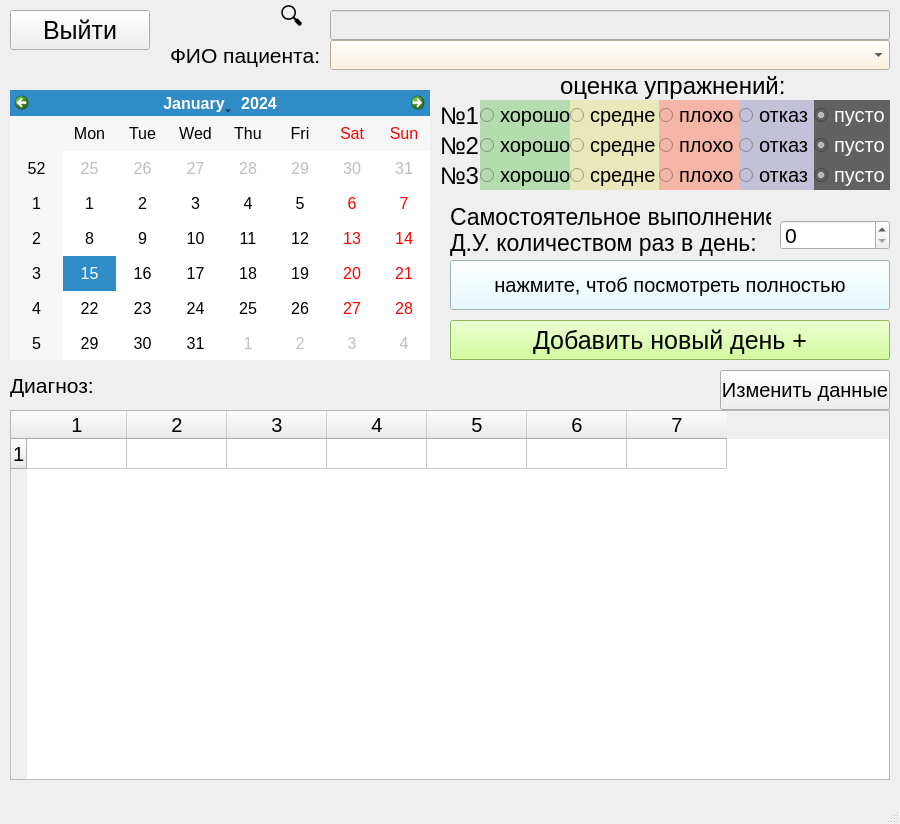
<?xml version="1.0" encoding="UTF-8"?>
<ui version="4.0">
 <class>MainWindow</class>
 <widget class="QMainWindow" name="MainWindow">
  <property name="geometry">
   <rect>
    <x>0</x>
    <y>0</y>
    <width>900</width>
    <height>824</height>
   </rect>
  </property>
  <property name="windowTitle">
   <string>Создание процедур</string>
  </property>
  <widget class="QWidget" name="centralwidget">
   <widget class="QComboBox" name="name_patient">
    <property name="geometry">
     <rect>
      <x>330</x>
      <y>40</y>
      <width>560</width>
      <height>30</height>
     </rect>
    </property>
    <property name="font">
     <font>
      <pointsize>15</pointsize>
     </font>
    </property>
    <property name="styleSheet">
     <string notr="true">background: #FEF1D7</string>
    </property>
    <property name="currentText">
     <string/>
    </property>
    <property name="maxVisibleItems">
     <number>20</number>
    </property>
    <property name="sizeAdjustPolicy">
     <enum>QComboBox::AdjustToContentsOnFirstShow</enum>
    </property>
    <property name="iconSize">
     <size>
      <width>16</width>
      <height>16</height>
     </size>
    </property>
   </widget>
   <widget class="QLineEdit" name="search">
    <property name="geometry">
     <rect>
      <x>330</x>
      <y>10</y>
      <width>560</width>
      <height>30</height>
     </rect>
    </property>
    <property name="font">
     <font>
      <pointsize>15</pointsize>
     </font>
    </property>
    <property name="styleSheet">
     <string notr="true">background: #EEEEEE</string>
    </property>
   </widget>
   <widget class="QLabel" name="label_5">
    <property name="geometry">
     <rect>
      <x>170</x>
      <y>40</y>
      <width>160</width>
      <height>31</height>
     </rect>
    </property>
    <property name="font">
     <font>
      <pointsize>16</pointsize>
     </font>
    </property>
    <property name="text">
     <string>ФИО пациента:</string>
    </property>
   </widget>
   <widget class="QPushButton" name="exit_button">
    <property name="geometry">
     <rect>
      <x>10</x>
      <y>10</y>
      <width>140</width>
      <height>40</height>
     </rect>
    </property>
    <property name="font">
     <font>
      <pointsize>19</pointsize>
     </font>
    </property>
    <property name="text">
     <string>Выйти</string>
    </property>
   </widget>
   <widget class="QTableWidget" name="main_table">
    <property name="geometry">
     <rect>
      <x>10</x>
      <y>410</y>
      <width>880</width>
      <height>370</height>
     </rect>
    </property>
    <property name="font">
     <font>
      <pointsize>15</pointsize>
     </font>
    </property>
    <property name="rowCount">
     <number>1</number>
    </property>
    <property name="columnCount">
     <number>7</number>
    </property>
    <row/>
    <column/>
    <column/>
    <column/>
    <column/>
    <column/>
    <column/>
    <column/>
   </widget>
   <widget class="QPushButton" name="add_new_day_button">
    <property name="geometry">
     <rect>
      <x>450</x>
      <y>320</y>
      <width>440</width>
      <height>40</height>
     </rect>
    </property>
    <property name="font">
     <font>
      <pointsize>19</pointsize>
     </font>
    </property>
    <property name="styleSheet">
     <string notr="true">background: #C7FE80;</string>
    </property>
    <property name="text">
     <string>Добавить новый день +</string>
    </property>
   </widget>
   <widget class="QCalendarWidget" name="choice_date">
    <property name="geometry">
     <rect>
      <x>10</x>
      <y>90</y>
      <width>420</width>
      <height>270</height>
     </rect>
    </property>
    <property name="font">
     <font>
      <pointsize>12</pointsize>
     </font>
    </property>
   </widget>
   <widget class="QLabel" name="label_6">
    <property name="geometry">
     <rect>
      <x>560</x>
      <y>70</y>
      <width>240</width>
      <height>31</height>
     </rect>
    </property>
    <property name="font">
     <font>
      <pointsize>18</pointsize>
     </font>
    </property>
    <property name="text">
     <string>оценка упражнений:</string>
    </property>
   </widget>
   <widget class="QSpinBox" name="number_of_exercises">
    <property name="geometry">
     <rect>
      <x>780</x>
      <y>220</y>
      <width>110</width>
      <height>30</height>
     </rect>
    </property>
    <property name="font">
     <font>
      <pointsize>16</pointsize>
     </font>
    </property>
    <property name="maximum">
     <number>999</number>
    </property>
   </widget>
   <widget class="QLabel" name="label_7">
    <property name="geometry">
     <rect>
      <x>450</x>
      <y>200</y>
      <width>321</width>
      <height>60</height>
     </rect>
    </property>
    <property name="font">
     <font>
      <pointsize>17</pointsize>
     </font>
    </property>
    <property name="text">
     <string>Самостоятельное выполнение
Д.У. количеством раз в день:</string>
    </property>
   </widget>
   <widget class="QWidget" name="horizontalLayoutWidget">
    <property name="geometry">
     <rect>
      <x>480</x>
      <y>100</y>
      <width>410</width>
      <height>30</height>
     </rect>
    </property>
    <layout class="QHBoxLayout" name="horizontalLayout">
     <property name="spacing">
      <number>0</number>
     </property>
     <item>
      <widget class="QRadioButton" name="radio_1_1">
       <property name="font">
        <font>
         <pointsize>15</pointsize>
        </font>
       </property>
       <property name="styleSheet">
        <string notr="true">background: #B5DCAE</string>
       </property>
       <property name="text">
        <string>хорошо</string>
       </property>
       <property name="checkable">
        <bool>true</bool>
       </property>
      </widget>
     </item>
     <item>
      <widget class="QRadioButton" name="radio_1_2">
       <property name="font">
        <font>
         <pointsize>15</pointsize>
        </font>
       </property>
       <property name="styleSheet">
        <string notr="true">background: #E9E8BA</string>
       </property>
       <property name="text">
        <string>средне</string>
       </property>
       <property name="checkable">
        <bool>true</bool>
       </property>
      </widget>
     </item>
     <item>
      <widget class="QRadioButton" name="radio_1_3">
       <property name="font">
        <font>
         <pointsize>15</pointsize>
        </font>
       </property>
       <property name="styleSheet">
        <string notr="true">background: #F5B6A7</string>
       </property>
       <property name="text">
        <string>плохо</string>
       </property>
       <property name="checkable">
        <bool>true</bool>
       </property>
      </widget>
     </item>
     <item>
      <widget class="QRadioButton" name="radio_1_4">
       <property name="font">
        <font>
         <pointsize>15</pointsize>
        </font>
       </property>
       <property name="styleSheet">
        <string notr="true">background: #C2C1D7; color: black</string>
       </property>
       <property name="text">
        <string>отказ</string>
       </property>
       <property name="checkable">
        <bool>true</bool>
       </property>
      </widget>
     </item>
     <item>
      <widget class="QRadioButton" name="radio_1_5">
       <property name="font">
        <font>
         <pointsize>15</pointsize>
        </font>
       </property>
       <property name="styleSheet">
        <string notr="true">background: #616161; color: white</string>
       </property>
       <property name="text">
        <string>пусто</string>
       </property>
       <property name="checkable">
        <bool>true</bool>
       </property>
       <property name="checked">
        <bool>true</bool>
       </property>
      </widget>
     </item>
    </layout>
   </widget>
   <widget class="QWidget" name="horizontalLayoutWidget_2">
    <property name="geometry">
     <rect>
      <x>480</x>
      <y>130</y>
      <width>410</width>
      <height>30</height>
     </rect>
    </property>
    <layout class="QHBoxLayout" name="horizontalLayout_2">
     <property name="spacing">
      <number>0</number>
     </property>
     <item>
      <widget class="QRadioButton" name="radio_2_1">
       <property name="font">
        <font>
         <pointsize>15</pointsize>
        </font>
       </property>
       <property name="styleSheet">
        <string notr="true">background: #B5DCAE</string>
       </property>
       <property name="text">
        <string>хорошо</string>
       </property>
       <property name="checkable">
        <bool>true</bool>
       </property>
      </widget>
     </item>
     <item>
      <widget class="QRadioButton" name="radio_2_2">
       <property name="font">
        <font>
         <pointsize>15</pointsize>
        </font>
       </property>
       <property name="styleSheet">
        <string notr="true">background: #E9E8BA</string>
       </property>
       <property name="text">
        <string>средне</string>
       </property>
       <property name="checkable">
        <bool>true</bool>
       </property>
      </widget>
     </item>
     <item>
      <widget class="QRadioButton" name="radio_2_3">
       <property name="font">
        <font>
         <pointsize>15</pointsize>
        </font>
       </property>
       <property name="styleSheet">
        <string notr="true">background: #F5B6A7</string>
       </property>
       <property name="text">
        <string>плохо</string>
       </property>
       <property name="checkable">
        <bool>true</bool>
       </property>
      </widget>
     </item>
     <item>
      <widget class="QRadioButton" name="radio_2_4">
       <property name="font">
        <font>
         <pointsize>15</pointsize>
        </font>
       </property>
       <property name="styleSheet">
        <string notr="true">background: #C2C1D7; color: black</string>
       </property>
       <property name="text">
        <string>отказ</string>
       </property>
       <property name="checkable">
        <bool>true</bool>
       </property>
      </widget>
     </item>
     <item>
      <widget class="QRadioButton" name="radio_2_5">
       <property name="font">
        <font>
         <pointsize>15</pointsize>
        </font>
       </property>
       <property name="styleSheet">
        <string notr="true">background: #616161; color: white</string>
       </property>
       <property name="text">
        <string>пусто</string>
       </property>
       <property name="checkable">
        <bool>true</bool>
       </property>
       <property name="checked">
        <bool>true</bool>
       </property>
      </widget>
     </item>
    </layout>
   </widget>
   <widget class="QWidget" name="horizontalLayoutWidget_3">
    <property name="geometry">
     <rect>
      <x>480</x>
      <y>160</y>
      <width>410</width>
      <height>30</height>
     </rect>
    </property>
    <layout class="QHBoxLayout" name="horizontalLayout_3">
     <property name="spacing">
      <number>0</number>
     </property>
     <item>
      <widget class="QRadioButton" name="radio_3_1">
       <property name="font">
        <font>
         <pointsize>15</pointsize>
        </font>
       </property>
       <property name="styleSheet">
        <string notr="true">background: #B5DCAE</string>
       </property>
       <property name="text">
        <string>хорошо</string>
       </property>
       <property name="checkable">
        <bool>true</bool>
       </property>
      </widget>
     </item>
     <item>
      <widget class="QRadioButton" name="radio_3_2">
       <property name="font">
        <font>
         <pointsize>15</pointsize>
        </font>
       </property>
       <property name="styleSheet">
        <string notr="true">background: #E9E8BA</string>
       </property>
       <property name="text">
        <string>средне</string>
       </property>
       <property name="checkable">
        <bool>true</bool>
       </property>
      </widget>
     </item>
     <item>
      <widget class="QRadioButton" name="radio_3_3">
       <property name="font">
        <font>
         <pointsize>15</pointsize>
        </font>
       </property>
       <property name="styleSheet">
        <string notr="true">background: #F5B6A7</string>
       </property>
       <property name="text">
        <string>плохо</string>
       </property>
       <property name="checkable">
        <bool>true</bool>
       </property>
      </widget>
     </item>
     <item>
      <widget class="QRadioButton" name="radio_3_4">
       <property name="font">
        <font>
         <pointsize>15</pointsize>
        </font>
       </property>
       <property name="autoFillBackground">
        <bool>false</bool>
       </property>
       <property name="styleSheet">
        <string notr="true">background: #C2C1D7; color: black</string>
       </property>
       <property name="text">
        <string>отказ</string>
       </property>
       <property name="checkable">
        <bool>true</bool>
       </property>
      </widget>
     </item>
     <item>
      <widget class="QRadioButton" name="radio_3_5">
       <property name="font">
        <font>
         <pointsize>15</pointsize>
        </font>
       </property>
       <property name="styleSheet">
        <string notr="true">background: #616161; color: white</string>
       </property>
       <property name="text">
        <string>пусто</string>
       </property>
       <property name="checkable">
        <bool>true</bool>
       </property>
       <property name="checked">
        <bool>true</bool>
       </property>
      </widget>
     </item>
    </layout>
   </widget>
   <widget class="QLabel" name="label_8">
    <property name="geometry">
     <rect>
      <x>440</x>
      <y>100</y>
      <width>40</width>
      <height>31</height>
     </rect>
    </property>
    <property name="font">
     <font>
      <pointsize>18</pointsize>
     </font>
    </property>
    <property name="text">
     <string>№1</string>
    </property>
   </widget>
   <widget class="QLabel" name="label_9">
    <property name="geometry">
     <rect>
      <x>440</x>
      <y>130</y>
      <width>40</width>
      <height>31</height>
     </rect>
    </property>
    <property name="font">
     <font>
      <pointsize>18</pointsize>
     </font>
    </property>
    <property name="text">
     <string>№2</string>
    </property>
   </widget>
   <widget class="QLabel" name="label_10">
    <property name="geometry">
     <rect>
      <x>440</x>
      <y>160</y>
      <width>40</width>
      <height>31</height>
     </rect>
    </property>
    <property name="font">
     <font>
      <pointsize>18</pointsize>
     </font>
    </property>
    <property name="text">
     <string>№3</string>
    </property>
   </widget>
   <widget class="QLabel" name="label_11">
    <property name="geometry">
     <rect>
      <x>280</x>
      <y>0</y>
      <width>40</width>
      <height>40</height>
     </rect>
    </property>
    <property name="font">
     <font>
      <pointsize>18</pointsize>
     </font>
    </property>
    <property name="text">
     <string>🔍</string>
    </property>
   </widget>
   <widget class="QPushButton" name="description">
    <property name="geometry">
     <rect>
      <x>450</x>
      <y>260</y>
      <width>440</width>
      <height>50</height>
     </rect>
    </property>
    <property name="font">
     <font>
      <pointsize>15</pointsize>
     </font>
    </property>
    <property name="styleSheet">
     <string notr="true">background: #DFFCFF</string>
    </property>
    <property name="text">
     <string>нажмите, чтоб посмотреть полностью</string>
    </property>
   </widget>
   <widget class="QLabel" name="diagnosis">
    <property name="geometry">
     <rect>
      <x>10</x>
      <y>370</y>
      <width>710</width>
      <height>31</height>
     </rect>
    </property>
    <property name="font">
     <font>
      <pointsize>16</pointsize>
     </font>
    </property>
    <property name="text">
     <string>Диагноз:</string>
    </property>
   </widget>
   <widget class="QPushButton" name="chenge_data_of_patient">
    <property name="geometry">
     <rect>
      <x>720</x>
      <y>370</y>
      <width>170</width>
      <height>40</height>
     </rect>
    </property>
    <property name="font">
     <font>
      <pointsize>15</pointsize>
     </font>
    </property>
    <property name="text">
     <string>Изменить данные</string>
    </property>
   </widget>
  </widget>
  <widget class="QMenuBar" name="menubar">
   <property name="geometry">
    <rect>
     <x>0</x>
     <y>0</y>
     <width>900</width>
     <height>18</height>
    </rect>
   </property>
  </widget>
  <widget class="QStatusBar" name="statusbar"/>
 </widget>
 <resources/>
 <connections/>
</ui>
